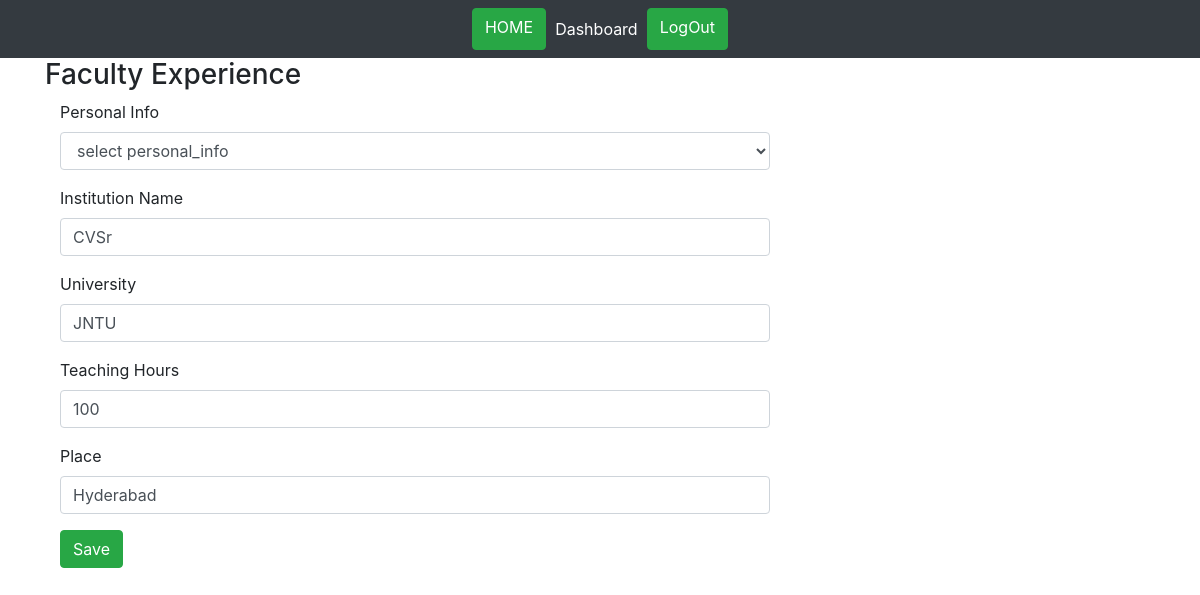
The page /faculty_experience/edit/1 on the database its author committed.
### tables this page shows
CREATE TABLE IF NOT EXISTS `faculty_experience` (
  `id` int(11) NOT NULL AUTO_INCREMENT,
  `emp_id` int(11) NOT NULL,
  `institution_name` varchar(100) NOT NULL,
  `university` varchar(100) NOT NULL,
  `teaching_hours` int(11) NOT NULL,
  `place` varchar(100) NOT NULL,
  PRIMARY KEY (`id`)
);

### application/models/Faculty_experience_model.php (called while the page is built, shortened)
<?php
class Faculty_experience_model extends CI_Model
{
    function get_faculty_experience($id)
    {
        return $this->db->get_where('faculty_experience',array('id'=>$id))->row_array();
    }
}

### application/controllers/Faculty_experience.php (called while the page is built, shortened)
<?php
class Faculty_experience extends CI_Controller{
    function __construct()
    {
        $this->load->model('Faculty_experience_model');
    }
    function edit($id)
    {
        $data['faculty_experience'] = $this->Faculty_experience_model->get_faculty_experience($id);
        if(isset($data['faculty_experience']['id']))
        {
            if(isset($_POST) && count($_POST) > 0)
            {
                $params = array(
					'emp_id' => $this->input->post('emp_id'),
					'institution_name' => $this->input->post('institution_name'),
					'university' => $this->input->post('university'),
					'teaching_hours' => $this->input->post('teaching_hours'),
					'place' => $this->input->post('place'),
                );
                $this->Faculty_experience_model->update_faculty_experience($id,$params);
                redirect('faculty_experience/index');
            }
            else
            {
				$this->load->model('Personal_info_model');
				$data['all_personal_info'] = $this->Personal_info_model->get_all_personal_info();
                $data['_view'] = 'faculty_experience/edit';
                $data['heading'] = 'Faculty Experience';
                $this->load->view('layouts/main',$data);
            }
        }
        else
            show_error('The faculty_experience you are trying to edit does not exist.');
    }
}

### index.php (called while the page is built, shortened)
<?php
require_once BASEPATH.'core/CodeIgniter.php';

### application/views/faculty_experience/edit.php (the view, shortened to what this page needs)
<?php echo form_open('faculty_experience/edit/'.$faculty_experience['id'],array("class"=>"form-horizontal")); ?>
	<div class="form-group">
		<label for="emp_id" class="col-md-4 control-label">Personal Info</label>
		<div class="col-md-8">
			<select name="emp_id" class="form-control">
				<option value="">select personal_info</option>
			</select>
		</div>
	</div>
	<div class="form-group">
		<label for="institution_name" class="col-md-4 control-label">Institution Name</label>
		<div class="col-md-8">
			<input type="text" name="institution_name" value="<?php echo ($this->input->post('institution_name') ? $this->input->post('institution_name') : $faculty_experience['institution_name']); ?>" class="form-control" id="institution_name" />
		</div>
	</div>
	<div class="form-group">
		<label for="university" class="col-md-4 control-label">University</label>
		<div class="col-md-8">
			<input type="text" name="university" value="<?php echo ($this->input->post('university') ? $this->input->post('university') : $faculty_experience['university']); ?>" class="form-control" id="university" />
		</div>
	</div>
	<div class="form-group">
		<label for="teaching_hours" class="col-md-4 control-label">Teaching Hours</label>
		<div class="col-md-8">
			<input type="text" name="teaching_hours" value="<?php echo ($this->input->post('teaching_hours') ? $this->input->post('teaching_hours') : $faculty_experience['teaching_hours']); ?>" class="form-control" id="teaching_hours" />
		</div>
	</div>
	<div class="form-group">
		<label for="place" class="col-md-4 control-label">Place</label>
		<div class="col-md-8">
			<input type="text" name="place" value="<?php echo ($this->input->post('place') ? $this->input->post('place') : $faculty_experience['place']); ?>" class="form-control" id="place" />
		</div>
	</div>
	<div class="form-group">
		<div class="col-sm-offset-4 col-sm-8">
			<button type="submit" class="btn btn-success">Save</button>
        </div>
	</div>
<?php echo form_close(); ?>

### rows shown on the page
faculty_experience: institution_name "CVSr", university "JNTU", teaching_hours "100", place "Hyderabad"

### other values the page prints
$heading "Faculty Experience"
